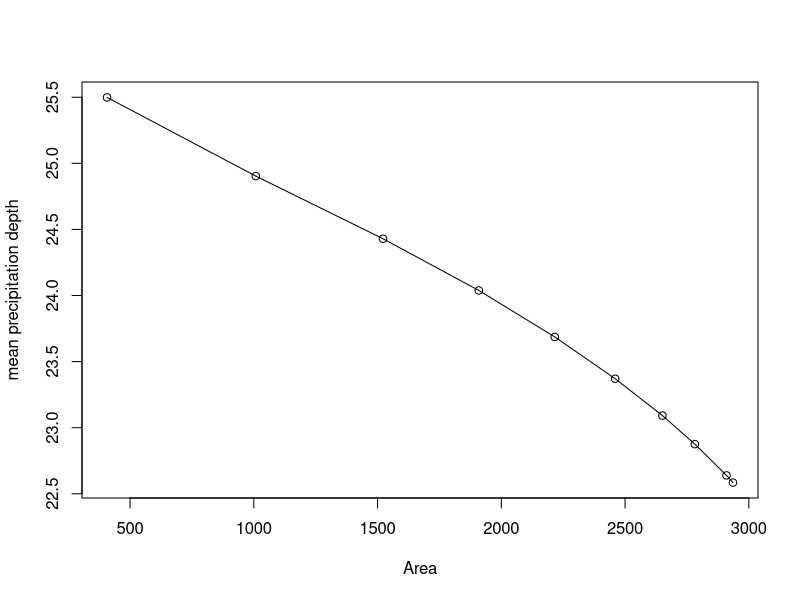

Generate this figure with R:
# page no: 132

I = seq(25,16, by=-1);
a = c(407 ,1008, 1522, 1909, 2216, 2460, 2651, 2782, 2910, 2936); 
ia = vector(length = 10)
ia[1] = 407;
for ( i in  2:10) ia[i] = a[i]-a[i-1];
r = seq(25.5,16.5,-1)
rv = vector(length = 10)
for ( i in  1:10) rv[i] = r[i]*ia[i];
cx = vector(length = 10)
eud = vector(length = 10)
cx[1] = 10378;
for ( i in  2:10) cx[i] = cx[i-1]+rv[i];
for ( i in  1:10) eud[i] = cx[i]/a[i];
plot(a,eud,xlab = "Area", ylab= "mean precipitation depth", type='o')